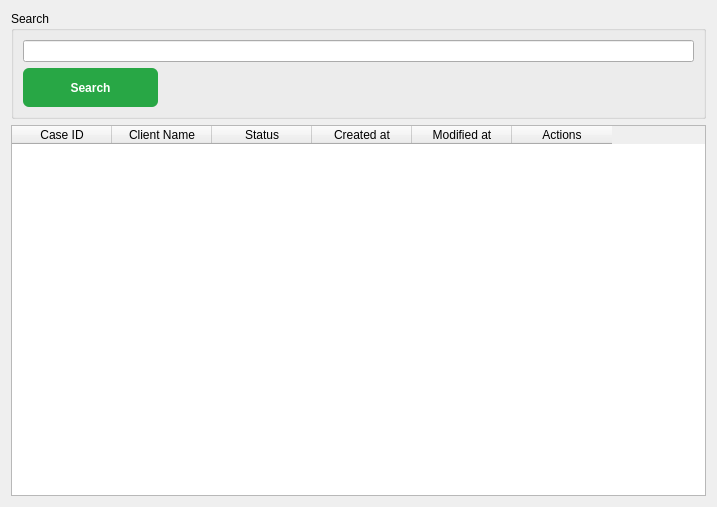
<?xml version="1.0" encoding="UTF-8"?>
<ui version="4.0">
 <class>MyCases</class>
 <widget class="QWidget" name="MyCases">
  <property name="geometry">
   <rect>
    <x>0</x>
    <y>0</y>
    <width>717</width>
    <height>507</height>
   </rect>
  </property>
  <property name="windowTitle">
   <string>Form</string>
  </property>
  <layout class="QVBoxLayout" name="verticalLayout">
   <item>
    <widget class="QGroupBox" name="groupBox">
     <property name="title">
      <string>Search</string>
     </property>
     <layout class="QVBoxLayout" name="verticalLayout_2">
      <item>
       <widget class="QLineEdit" name="lineEdit"/>
      </item>
      <item>
       <widget class="QToolButton" name="btSearch">
        <property name="styleSheet">
         <string notr="true">QToolButton {
    background-color: #28a745;
    color: white;
    border: none;
    border-radius: 6px;
    padding: 8px 16px;
    font-weight: bold;
    width: 100px;
    height: 20px;
}

QToolButton:hover {
    background-color: #5cd65c;
}
</string>
        </property>
        <property name="text">
         <string>Search</string>
        </property>
       </widget>
      </item>
     </layout>
    </widget>
   </item>
   <item>
    <widget class="QTableWidget" name="myCasesList">
     <column>
      <property name="text">
       <string>Case ID</string>
      </property>
     </column>
     <column>
      <property name="text">
       <string>Client Name</string>
      </property>
     </column>
     <column>
      <property name="text">
       <string>Status</string>
      </property>
     </column>
     <column>
      <property name="text">
       <string>Created at</string>
      </property>
     </column>
     <column>
      <property name="text">
       <string>Modified at</string>
      </property>
     </column>
     <column>
      <property name="text">
       <string>Actions</string>
      </property>
     </column>
    </widget>
   </item>
  </layout>
 </widget>
 <resources/>
 <connections/>
</ui>
